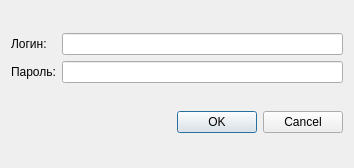
<?xml version="1.0" encoding="UTF-8"?>
<ui version="4.0">
 <class>Auth_dialog</class>
 <widget class="QDialog" name="Auth_dialog">
  <property name="geometry">
   <rect>
    <x>0</x>
    <y>0</y>
    <width>354</width>
    <height>168</height>
   </rect>
  </property>
  <property name="windowTitle">
   <string>Авторизация</string>
  </property>
  <layout class="QVBoxLayout" name="verticalLayout">
   <item>
    <layout class="QGridLayout" name="gridLayout">
     <item row="0" column="0">
      <widget class="QLabel" name="label">
       <property name="text">
        <string>Логин:</string>
       </property>
      </widget>
     </item>
     <item row="0" column="1">
      <widget class="QLineEdit" name="lineEdit"/>
     </item>
     <item row="1" column="0">
      <widget class="QLabel" name="label_2">
       <property name="text">
        <string>Пароль:</string>
       </property>
      </widget>
     </item>
     <item row="1" column="1">
      <widget class="QLineEdit" name="lineEdit_2"/>
     </item>
    </layout>
   </item>
   <item>
    <widget class="QDialogButtonBox" name="buttonBox">
     <property name="orientation">
      <enum>Qt::Orientation::Horizontal</enum>
     </property>
     <property name="standardButtons">
      <set>QDialogButtonBox::StandardButton::Cancel|QDialogButtonBox::StandardButton::Ok</set>
     </property>
     <property name="centerButtons">
      <bool>false</bool>
     </property>
    </widget>
   </item>
  </layout>
 </widget>
 <resources/>
 <connections>
  <connection>
   <sender>buttonBox</sender>
   <signal>accepted()</signal>
   <receiver>Auth_dialog</receiver>
   <slot>accept()</slot>
   <hints>
    <hint type="sourcelabel">
     <x>248</x>
     <y>254</y>
    </hint>
    <hint type="destinationlabel">
     <x>157</x>
     <y>274</y>
    </hint>
   </hints>
  </connection>
  <connection>
   <sender>buttonBox</sender>
   <signal>rejected()</signal>
   <receiver>Auth_dialog</receiver>
   <slot>reject()</slot>
   <hints>
    <hint type="sourcelabel">
     <x>316</x>
     <y>260</y>
    </hint>
    <hint type="destinationlabel">
     <x>286</x>
     <y>274</y>
    </hint>
   </hints>
  </connection>
 </connections>
</ui>
